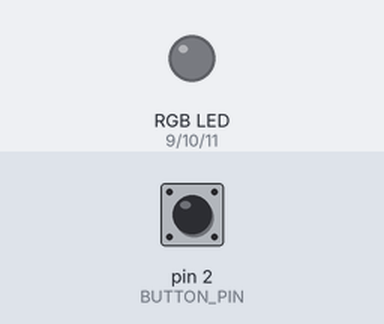
A sketch run on a simulated Arduino Uno, built with avr-gcc and run on an emulated ATmega328P. Shown: an RGB LED mixed from three pins (HIGH = lit). The inputs (shaded band) are chosen by the test bench; at power-on: pin 2 (BUTTON_PIN) LOW.

Above: at 1.2 s.
1.3 s: pin 2 (BUTTON_PIN) pulled HIGH for 0.15 s
At 2.5 s:
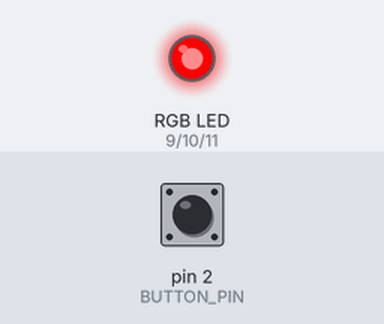
2.9 s: pin 2 (BUTTON_PIN) pulled HIGH for 1 s
At 3.9 s:
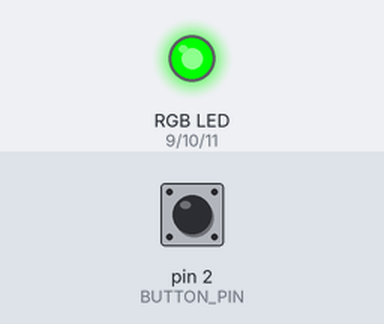
5.4 s: pin 2 (BUTTON_PIN) pulled HIGH for 0.15 s
At 5.8 s:
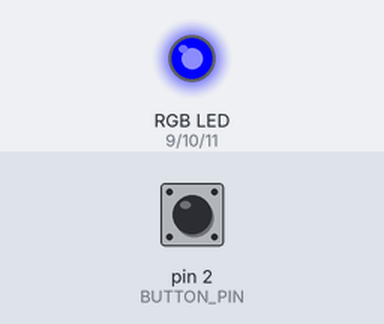
7.0 s: pin 2 (BUTTON_PIN) pulled HIGH for 3.2 s
At 8.3 s:
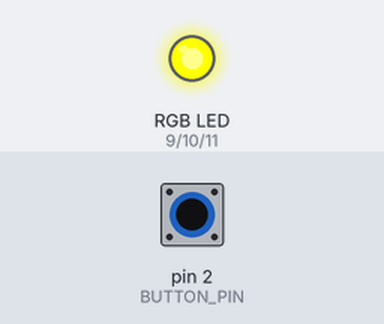
11.7 s: pin 2 (BUTTON_PIN) pulled HIGH for 0.15 s
At 12.9 s:
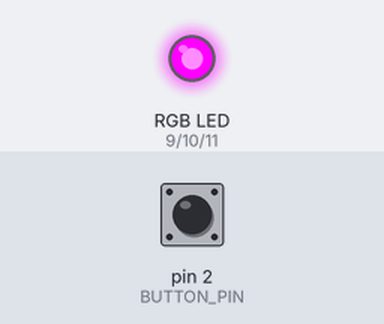
13.3 s: pin 2 (BUTTON_PIN) pulled HIGH for 1 s
At 14.3 s:
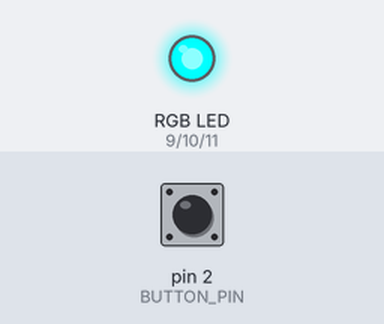
Timing chart, 0 to 16.3 s (numbered marks = the images above; inputs shaded):
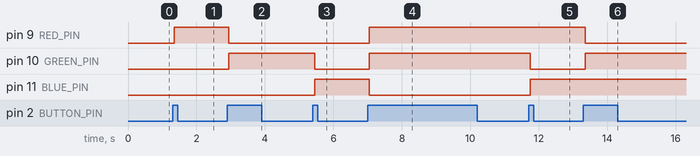

Measured:
- after the input at 1.3 s, pin 9 (RED_PIN): LOW → HIGH after 0.05 s
- after the input at 2.9 s, pin 9 (RED_PIN): HIGH → LOW after 0.05 s; pin 10 (GREEN_PIN): LOW → HIGH after 0.05 s
- after the input at 5.4 s, pin 10 (GREEN_PIN): HIGH → LOW after 0.05 s; pin 11 (BLUE_PIN): LOW → HIGH after 0.05 s
- after the input at 7.0 s, pin 9 (RED_PIN), pin 10 (GREEN_PIN): LOW → HIGH after 0.05 s; pin 11 (BLUE_PIN): HIGH → LOW after 0.05 s
- after the input at 11.7 s, pin 10 (GREEN_PIN): HIGH → LOW after 0.05 s; pin 11 (BLUE_PIN): LOW → HIGH after 0.05 s
- after the input at 13.3 s, pin 9 (RED_PIN): HIGH → LOW after 0.05 s; pin 10 (GREEN_PIN): LOW → HIGH after 0.05 s

The sketch:

thirtyten.ino
```cpp
// 引脚定义
const int BUTTON_PIN = 2;  // 按键模块 IN 接 D2
const int RED_PIN    = 9;  // RGB R 接 D9
const int GREEN_PIN  = 10; // RGB G 接 D10
const int BLUE_PIN   = 11; // RGB B 接 D11

int colorState = 0;
int lastButtonState = LOW;
unsigned long lastDebounceTime = 0;
const unsigned long debounceDelay = 50;

void setColor(int red, int green, int blue) {
  analogWrite(RED_PIN, red);
  analogWrite(GREEN_PIN, green);
  analogWrite(BLUE_PIN, blue);
}

void updateColor(int state) {
  switch (state) {
    case 0: setColor(0, 0, 0);       break; // 关
    case 1: setColor(255, 0, 0);     break; // 红
    case 2: setColor(0, 255, 0);     break; // 绿
    case 3: setColor(0, 0, 255);     break; // 蓝
    case 4: setColor(255, 255, 0);   break; // 黄
    case 5: setColor(255, 0, 255);   break; // 紫
    case 6: setColor(0, 255, 255);   break; // 青
    case 7: setColor(255, 255, 255); break; // 白
  }
}

void setup() {
  pinMode(BUTTON_PIN, INPUT); // 模块本身已有电路，使用标准 INPUT 即可
  pinMode(RED_PIN, OUTPUT);
  pinMode(GREEN_PIN, OUTPUT);
  pinMode(BLUE_PIN, OUTPUT);

  updateColor(colorState);
}

void loop() {
  int reading = digitalRead(BUTTON_PIN);

  if (reading != lastButtonState) {
    lastDebounceTime = millis();
  }

  if ((millis() - lastDebounceTime) > debounceDelay) {
    static int currentButtonState = LOW;
    if (reading != currentButtonState) {
      currentButtonState = reading;

      // 按键按下的瞬间（高电平）切换颜色
      if (currentButtonState == HIGH) {
        colorState = (colorState + 1) % 8;
        updateColor(colorState);
      }
    }
  }

  lastButtonState = reading;
}
```
